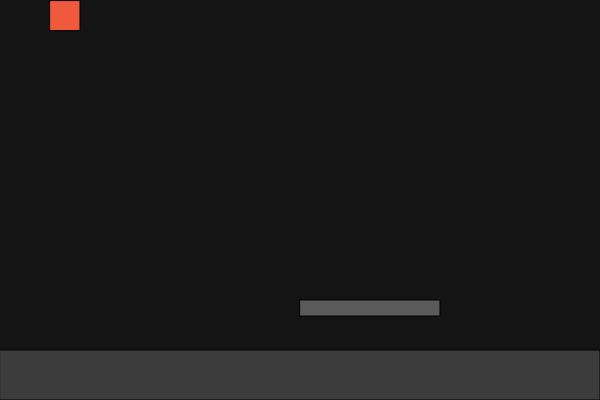
Frame 1 (no input)
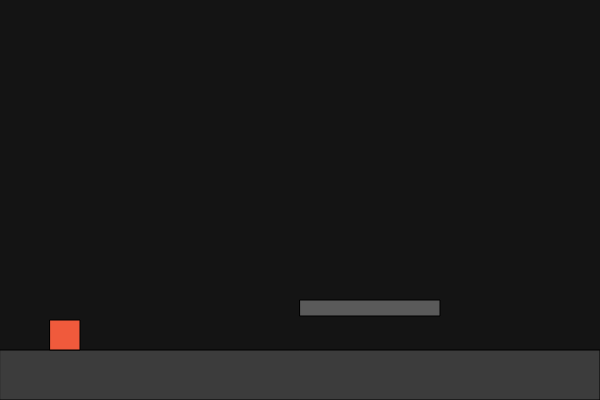
Frame 60 (no input)
Frame 120 (the mouse pressed at the canvas centre since frame 60): identical to frame 60, image omitted

The p5.js sketch that drew these frames (run headless with seeded random() and noise() and a simulated clock; from frame 60 on, the mouse is pressed at the canvas centre):

// p5.js sketch
// ── sketch.js
/* DM3014 Interactive Devices, Ashley Hi 2026
 * Week 4 - Play Environments
 * Platformer Exercise
*/

let player = { x: 50, y: 0, vy: 0, w: 30, h: 30 };
let gravity = 0.6;
let ground = 350;
let speed = 30;

let platform = { x: 300, y: 300, w: 140, h: 16 };

function setup() {
  createCanvas(600, 400);
}

function draw() {
  background(20);

  // gravity
  player.vy += gravity;
  player.y += player.vy;

  // ground collision
  if (player.y + player.h > ground) {
    player.y = ground - player.h;
    player.vy = 0;
  }

  // draw environment
  fill(60);
  rect(0, ground, width, height - ground); // the "floor" is just a rule + a rectangle

  // draw player
  fill(240, 90, 60);
  rect(player.x, player.y, player.w, player.h);

  //constrain within environment 
  player.x = constrain(player.x, 0, width - player.w);

  // platform 
  let landingOnPlatform = 
    player.x + player.w > platform.x &&
    player.x < platform.x + platform.w &&
    player.y + player.h > platform.y &&
    player.y < platform.y + platform.h + 10 &&
    player.vy >= 0;

  if (landingOnPlatform) {
    player.y = platform.y - player.h;
    player.vy = 0;
  }

  // draw platform 
  fill(90);
  rect(platform.x, platform.y, platform.w, platform.h);

}

function keyPressed() {
  if (key === ' ' && player.y + player.h >= ground) {
    player.vy = -12; // jump
  }
  if (keyIsDown(LEFT_ARROW)) {
    player.x -= speed;
  }
  if (keyIsDown(RIGHT_ARROW)) {
    player.x += speed;
  }
}

function keyReleased() {
  
}
